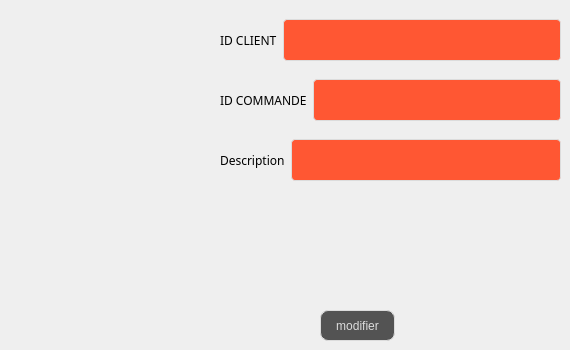
      <widget class="QWidget" name="tab_34">
       <attribute name="title">
        <string>Modifier Commande</string>
       </attribute>
       <widget class="QPushButton" name="modifmenub_5">
        <property name="geometry">
         <rect>
          <x>320</x>
          <y>310</y>
          <width>75</width>
          <height>31</height>
         </rect>
        </property>
        <property name="styleSheet">
         <string notr="true">QPushButton {
color: #dcdcdc;
background:#535353;
border: none;

border: 1px solid #DCDCDC;
border-radius: 8px;
}
QPushButton:hover {
color:#fff;
background:#FF5733;
border: none;
}</string>
        </property>
        <property name="text">
         <string>modifier</string>
        </property>
       </widget>
       <widget class="QWidget" name="layoutWidget_35">
        <property name="geometry">
         <rect>
          <x>220</x>
          <y>10</y>
          <width>341</width>
          <height>61</height>
         </rect>
        </property>
        <layout class="QHBoxLayout" name="horizontalLayout_54">
         <item>
          <widget class="QLabel" name="label_100">
           <property name="font">
            <font>
             <family>Segoe Print</family>
            </font>
           </property>
           <property name="text">
            <string>ID CLIENT</string>
           </property>
          </widget>
         </item>
         <item>
          <widget class="QLineEdit" name="lineEdit_6">
           <property name="styleSheet">
            <string notr="true">QLineEdit {
  width: 100%;
  padding: 12px 20px;
  margin: 8px 0;
  display: inline-block;
  border: 1px solid #dcdcdc;
  border-radius: 4px;
  box-sizing: border-box;
  background: #FF5733;
  color: #FFFFFF;
}</string>
           </property>
          </widget>
         </item>
        </layout>
       </widget>
       <widget class="QWidget" name="layoutWidget_36">
        <property name="geometry">
         <rect>
          <x>220</x>
          <y>70</y>
          <width>341</width>
          <height>61</height>
         </rect>
        </property>
        <layout class="QHBoxLayout" name="horizontalLayout_55">
         <item>
          <widget class="QLabel" name="label_101">
           <property name="font">
            <font>
             <family>Segoe Print</family>
            </font>
           </property>
           <property name="text">
            <string>ID COMMANDE</string>
           </property>
          </widget>
         </item>
         <item>
          <widget class="QLineEdit" name="lineEdit_4">
           <property name="styleSheet">
            <string notr="true">QLineEdit {
  width: 100%;
  padding: 12px 20px;
  margin: 8px 0;
  display: inline-block;
  border: 1px solid #dcdcdc;
  border-radius: 4px;
  box-sizing: border-box;
  background: #FF5733;
  color: #FFFFFF;
}</string>
           </property>
          </widget>
         </item>
        </layout>
       </widget>
       <widget class="QWidget" name="layoutWidget_40">
        <property name="geometry">
         <rect>
          <x>220</x>
          <y>130</y>
          <width>341</width>
          <height>61</height>
         </rect>
        </property>
        <layout class="QHBoxLayout" name="horizontalLayout_58">
         <item>
          <widget class="QLabel" name="label_102">
           <property name="font">
            <font>
             <family>Segoe Print</family>
            </font>
           </property>
           <property name="text">
            <string>Description</string>
           </property>
          </widget>
         </item>
         <item>
          <widget class="QLineEdit" name="lineEdit_5">
           <property name="styleSheet">
            <string notr="true">QLineEdit {
  width: 100%;
  padding: 12px 20px;
  margin: 8px 0;
  display: inline-block;
  border: 1px solid #dcdcdc;
  border-radius: 4px;
  box-sizing: border-box;
  background: #FF5733;
  color: #FFFFFF;
}</string>
           </property>
          </widget>
         </item>
        </layout>
       </widget>
      </widget>
